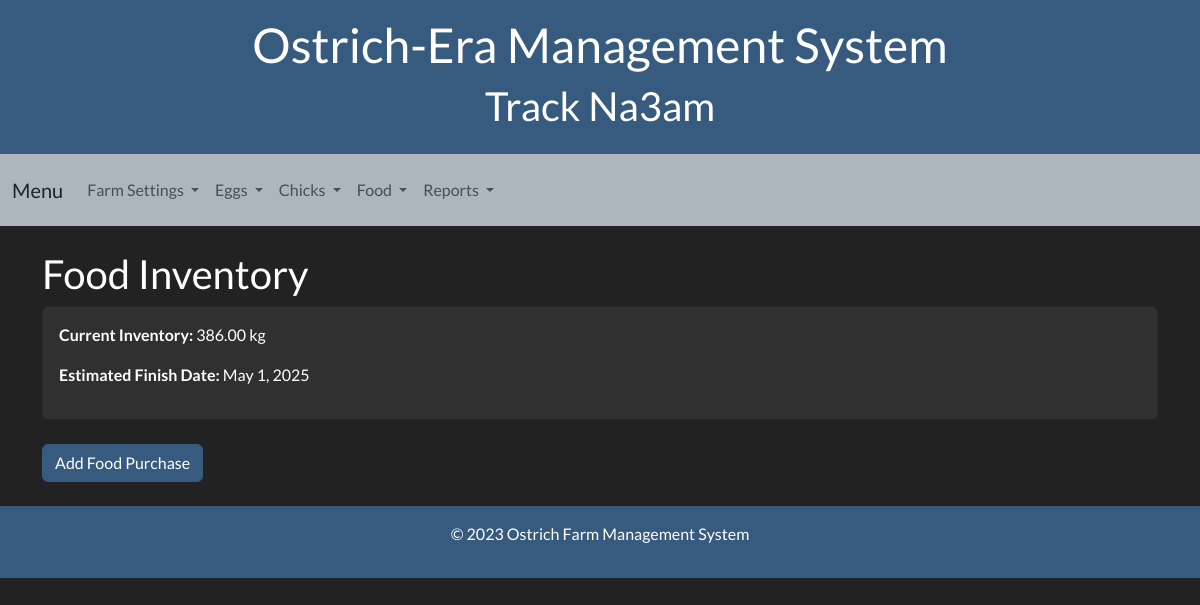
Before: /food-inventory/ with the older database file.
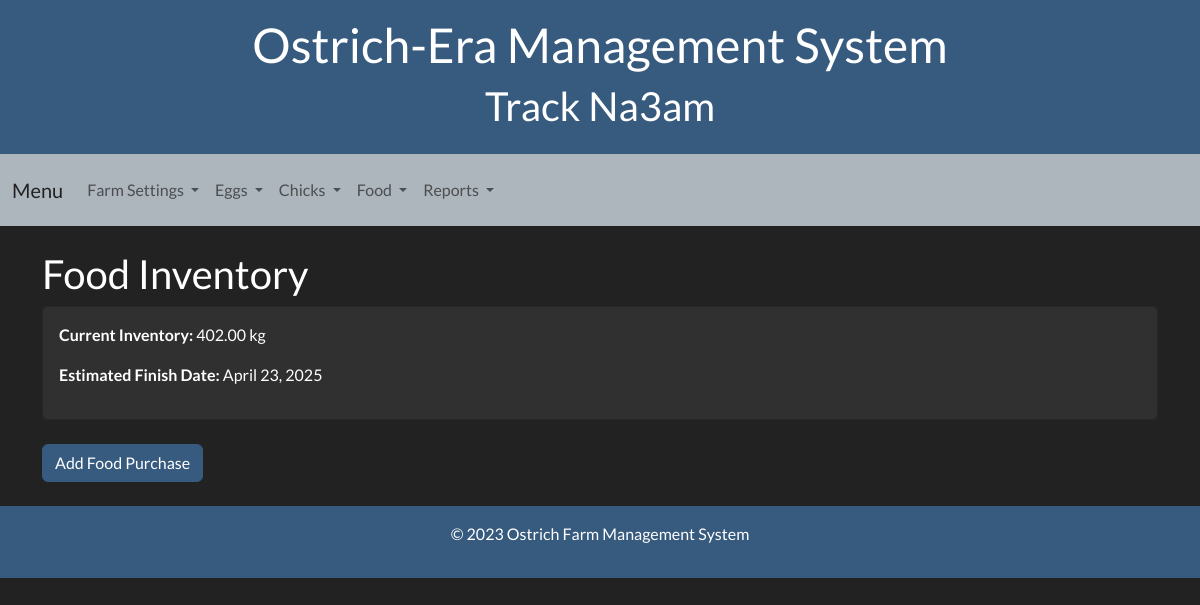
After: the same page with the newer database file.
### ostrich/models.py (models this page shows)
class FoodInventory(models.Model):
    last_updated = models.DateTimeField(auto_now=True)
    current_inventory = models.DecimalField(max_digits=10, decimal_places=2, default=0)
    @staticmethod
    def update_inventory():
        total_inventory = FoodPurchase.total_inventory()
        ostrich_count = Ostrich.objects.count()
        adult_chick_count = Chick.total_adult_chicks()  # Use the updated method
        daily_consumption = (ostrich_count + adult_chick_count) * 2  # 2 kg per ostrich/chick per day
        try:
            food_inventory = FoodInventory.objects.get(id=1)
            days_since_last_update = (timezone.now().date() - food_inventory.last_updated.date()).days
        except FoodInventory.DoesNotExist:
            food_inventory = FoodInventory.objects.create(id=1, current_inventory=total_inventory)
            days_since_last_update = 0
        days_since_last_update = max(days_since_last_update, 0)
        total_daily_consumption = Decimal(daily_consumption) * days_since_last_update
        current_inventory = max(Decimal(total_inventory or 0) - total_daily_consumption, 0)
        food_inventory.current_inventory = current_inventory
        food_inventory.save()
    @staticmethod
    def estimated_finish_date():        # Estimate when the food will run out
        ostrich_count = Ostrich.objects.count()
        adult_chick_count = Chick.total_adult_chicks()  # Use the updated method
        if ostrich_count + adult_chick_count == 0:
            return "No ostriches or chicks in the farm."
        daily_consumption = (ostrich_count + adult_chick_count) * 2  # 2 kg per ostrich/chick per day
        try:
            food_inventory = FoodInventory.objects.get(id=1)
            current_inventory = food_inventory.current_inventory
        except FoodInventory.DoesNotExist:
            current_inventory = 0
        if daily_consumption == 0 or current_inventory == 0:
            return "No ostriches or chicks or no food available."
        days_left = math.ceil(Decimal(current_inventory) / Decimal(daily_consumption))
        finish_date = timezone.now().date() + timezone.timedelta(days=days_left)
        return finish_date

### ostrich/views.py (the view)
# urls.py: path('food-inventory/', views.food_inventory, name='food_inventory'),
def food_inventory(request):
    FoodInventory.objects.get_or_create(id=1, defaults={'current_inventory': 0})
    try:
        FoodInventory.update_inventory()
    except Exception as e:
        print(f"Error updating inventory: {e}")
    try:
        current_inventory = FoodInventory.objects.get(id=1).current_inventory
        finish_date = FoodInventory.estimated_finish_date()
    except FoodInventory.DoesNotExist:
        current_inventory = 0
        finish_date = "No inventory data available."
    context = {
        'current_inventory': current_inventory,
        'finish_date': finish_date,
    }
    return render(request, 'food/food_inventory.html', context)

### ostrich/models.py (called while the page is built)
    @staticmethod
    def total_inventory():
        total_quantity = FoodPurchase.objects.aggregate(Sum('quantity_kg'))['quantity_kg__sum']
        return total_quantity if total_quantity else 0

    def total_adult_chicks():
        today = timezone.now().date()
        two_months_ago = today - timezone.timedelta(days=60)
        adult_chicks = Chick.objects.filter(
            models.Q(creation_date__lte=two_months_ago, initial_age_in_months__isnull=True) |  # Chicks hatched from eggs
            models.Q(initial_age_in_months__gte=2)  # Externally purchased chicks
        )
        return adult_chicks.count()

### templates/food/food_inventory.html
{% extends 'base.html' %}
{% block content %}
<h2>Food Inventory</h2>
<div class="card">
    <div class="card-body">
        <p><strong>Current Inventory:</strong> {{ current_inventory }} kg</p>
        <p><strong>Estimated Finish Date:</strong>
            {% if finish_date != "No inventory data available." %}
                {{ finish_date }}
            {% else %}
                {{ finish_date }}
            {% endif %}
        </p>
    </div>
</div>
<div class="mt-4">
    <a href="{% url 'add_food_purchase' %}" class="btn btn-primary">Add Food Purchase</a>
</div>
{% endblock %}

Changed rows visible on the page:
changed FoodInventory: current_inventory "386.00" → "402.00"
Other visible differences:
{{ finish_date }}: "May 1, 2025" → "April 23, 2025"
